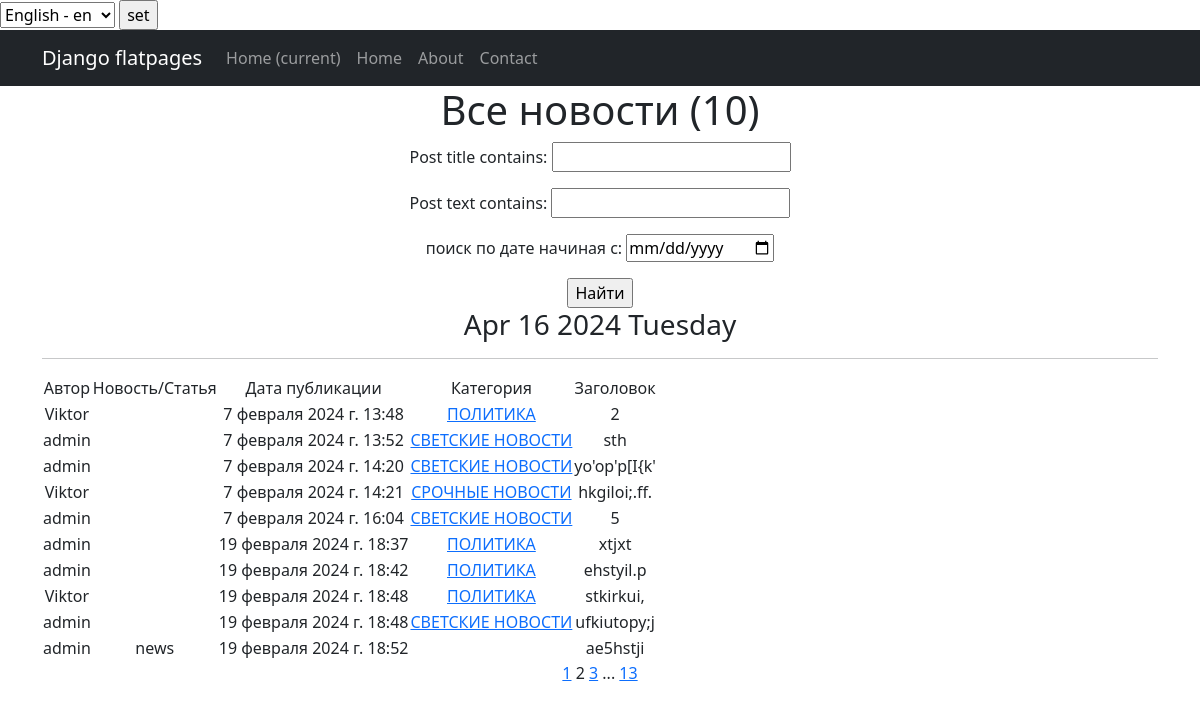
Screenshot of /news/?page=2 with the database file from the repository.
### news/models.py (models this page shows, shortened)
class Post(models.Model):
    post_author = models.ForeignKey('Author', on_delete=models.CASCADE,)
    post_choice = models.CharField(max_length=2,
                                   choices=TYPE,
                                   default=news)
    post_date = models.DateTimeField(auto_now_add=True)
    post_category = models.ManyToManyField('Category', through='PostCategory')
    post_title = models.CharField(max_length=30)
    post_text = models.TextField()
    post_rating = models.IntegerField(default=0)

class Author(models.Model):
    user = models.OneToOneField(User, on_delete=models.CASCADE)
    author_rating = models.IntegerField(default=0)
    def __str__(self):
        return self.user.username

class Category(models.Model):
    gossip = 'GS'
    policy = 'PO'
    technology = 'TH'
    bullet = 'BL'
    TEMATIC = [
        (gossip, 'СВЕТСКИЕ НОВОСТИ'),
        (policy, 'ПОЛИТИКА'),
        (technology, 'ТЕХНИКА'),
        (bullet, 'СРОЧНЫЕ НОВОСТИ')
    ]
    thematic = models.CharField(max_length=2, choices=TEMATIC, unique=True, help_text=_('category name'))
    subscribers = models.ManyToManyField(User, blank=True, related_name='categories')
    def __str__(self):
        return self.get_thematic_display()

### news/views.py (the view, shortened to what this page needs)
# urls.py: path('', PostList.as_view(), name='post_list'),
class PostList(ListView):
    model = Post
    ordering = 'post_date'
    template_name = 'articles.html'
    context_object_name = 'post_news'
    paginate_by = 10
    def get_context_data(self, **kwargs):  # забираем отфильтрованные объекты переопределяя метод get_context_data у наследуемого класса
        context = super().get_context_data(**kwargs)
        context['filterset'] = PostFilter(self.request.GET, queryset=self.get_queryset())  # вписываем фильтр в контекст
        context['categories'] = PostCategory.objects.all()
        context['form'] = PostForm()
        return context
    def get_queryset(self):
        queryset = super().get_queryset()
        self.filterset = PostFilter(self.request.GET, queryset)
        return self.filterset.qs

### news/forms.py (shortened to what this page needs)
class PostForm(forms.ModelForm):
    post_text = forms.CharField(min_length=5)
    class Meta:
        model = Post
        fields = [
            'post_author',
            'post_title',
            'post_category',
            'post_text'
        ]

### news/templatetags/custom_filters.py (called while the page is built)
@register.filter()
def cenzor(value):
    badwords = ["искусственный"]
    splitwords = value.split()
    for i in range(len(splitwords)):
        if splitwords[i] in badwords:
            firstletter = splitwords[i][0]
            newvalue=firstletter +"*"*(len(splitwords[i])-1)
            splitwords[i] = newvalue
    result = " ".join(splitwords)
    return f'{result}'

### news/templatetags/custom_tags.py (called while the page is built)
@register.simple_tag()
def current_time(format_string='%b %d %Y'):
   return datetime.utcnow().strftime(format_string)

@register.simple_tag(takes_context=True)
def url_replace(context, **kwargs):
   d = context['request'].GET.copy()
   for k, v in kwargs.items():
       d[k] = v
   return d.urlencode()

### templates/articles.html (shortened to what this page needs)
{% extends 'flatpages/default.html' %}
{% load i18n %}
{% load custom_filters %}!
{% load custom_tags %}
{% load cache %}
{% cache 60 news_all %}
    {% load static %}
            {% get_available_languages as LANGUAGES %}
            {% get_language_info_list for LANGUAGES as languages %}
{% block content %}
    <h1>Все новости ({{ post_news.count}})</h1>
    <form action="" method="get">
        {{ filterset.form.as_p }}
        <input type="submit" value="Найти" />
    </form>
    <h3>{% current_time '%b %d %Y %A' %}</h3>
    <hr>
    {% if post_news %}
        <table>
            <tr>
                <td>Автор</td>
                <td>Новость/Статья</td>
                <td>Дата публикации</td>
                <td>Категория</td>
                <td>Заголовок</td>
            </tr>
            {% for post_detail in post_news %}
            <tr>
                 <td>{{ post_detail.post_author }}</td>
                 <td>{{ post_detail.post_choice|truncatewords:2 }}</td>
                 <td>{{ post_detail.post_date }}</td>
                 <td>
                     {% for category in post_detail.post_category.all %}
                        <a href="{% url 'category_list' category.id %}">{{ category }}</a>
                     {% endfor %}
                 </td>
                 <td>{{ post_detail.post_title|cenzor}}</td>
                 <td>
                 </td>
            </tr>
            {% endfor %}
        </table>
    {% else %}
        <h2>новостей нет!</h2>
    {% endif %}
   {% if page_obj.has_previous %}
       <a href="?{% url_replace page=1 %}">1</a>
   {% endif %}
   {{ page_obj.number }}
   {% if page_obj.has_next %}
       <a href="?{% url_replace page=page_obj.next_page_number %}">{{ page_obj.next_page_number }}</a>
       {% if paginator.num_pages != page_obj.next_page_number %}
           ...
           <a href="?{% url_replace page=page_obj.paginator.num_pages %}">{{ page_obj.paginator.num_pages }}</a>
       {% endif %}
   {% endif %}
{% endblock content %}
{% endcache %}

### rows the page displays
Post: post_author "Viktor", post_date "7 февраля 2024 г. 13:48", post_title|cenzor "2"
Category: thematic "ПОЛИТИКА"
Post: post_author "admin", post_date "7 февраля 2024 г. 13:52", post_title|cenzor "sth"
Category: thematic "СВЕТСКИЕ НОВОСТИ"
Post: post_author "admin", post_date "7 февраля 2024 г. 14:20", post_title|cenzor "yo'op'p[I{k'"
Post: post_author "Viktor", post_date "7 февраля 2024 г. 14:21", post_title|cenzor "hkgiloi;.ff."
Category: thematic "СРОЧНЫЕ НОВОСТИ"
Post: post_author "admin", post_date "7 февраля 2024 г. 16:04", post_title|cenzor "5"
Post: post_author "admin", post_date "19 февраля 2024 г. 18:37", post_title|cenzor "xtjxt"
Post: post_author "admin", post_date "19 февраля 2024 г. 18:42", post_title|cenzor "ehstyil.p"
Post: post_author "Viktor", post_date "19 февраля 2024 г. 18:48", post_title|cenzor "stkirkui,"
Post: post_author "admin", post_date "19 февраля 2024 г. 18:48", post_title|cenzor "ufkiutopy;j"
Post: post_author "admin", post_choice "news", post_date "19 февраля 2024 г. 18:52", post_title|cenzor "ae5hstji"

### other values shown
{{ post_news.count }} "10"
{{ page_obj.number }} "2"
{{ page_obj.next_page_number }} "3"
{{ page_obj.paginator.num_pages }} "13"
form field language "English - en"
